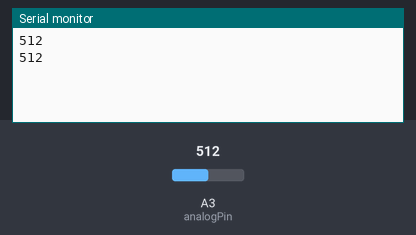
Recording of a sketch running on a simulated Arduino Uno, built with avr-gcc and run on an emulated ATmega328P. On the bench: the last lines printed to the serial monitor. The test bench sets the inputs (shaded band); at power-on: A3 (analogPin) = 512.

Above: at 2.8 s.
2.9 s: A3 (analogPin) set to 716
At 3.8 s:
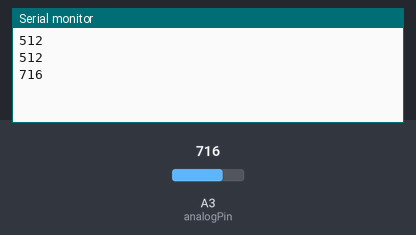
4.4 s: A3 (analogPin) set to 900
At 5.4 s:
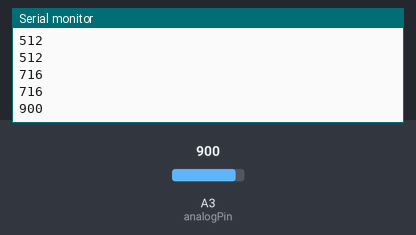
Timing chart, 0 to 7.4 s (numbered marks = the images above; inputs shaded):
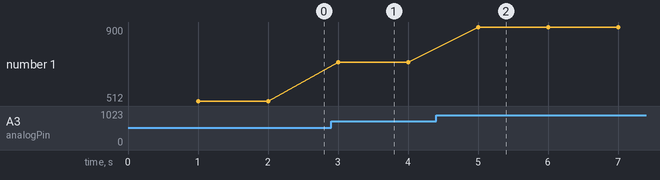

The sketch:

sketch_mar15a.ino
```cpp
int analogPin = 3;     // potentiometer wiper (middle terminal) connected to analog pin 3
                       // outside leads to ground and +5V
int val = 0;
int minimal;
int maximal;
void setup()
{
  Serial.begin(9600);          //  setup serial
}

void loop()
{
  delay(1000);
  val = analogRead(analogPin);    // read the input pin
  Serial.println(val);             // debug value
}
```

Measured:
- after the input at 2.9 s, the serial monitor: prints a new line after 0.10 s (image 1)
- after the input at 4.4 s, the serial monitor: prints a new line after 0.60 s (image 2)
- plotted number 1: 512 → 716 after the input at 2.9 s, 716 → 900 after the input at 4.4 s
